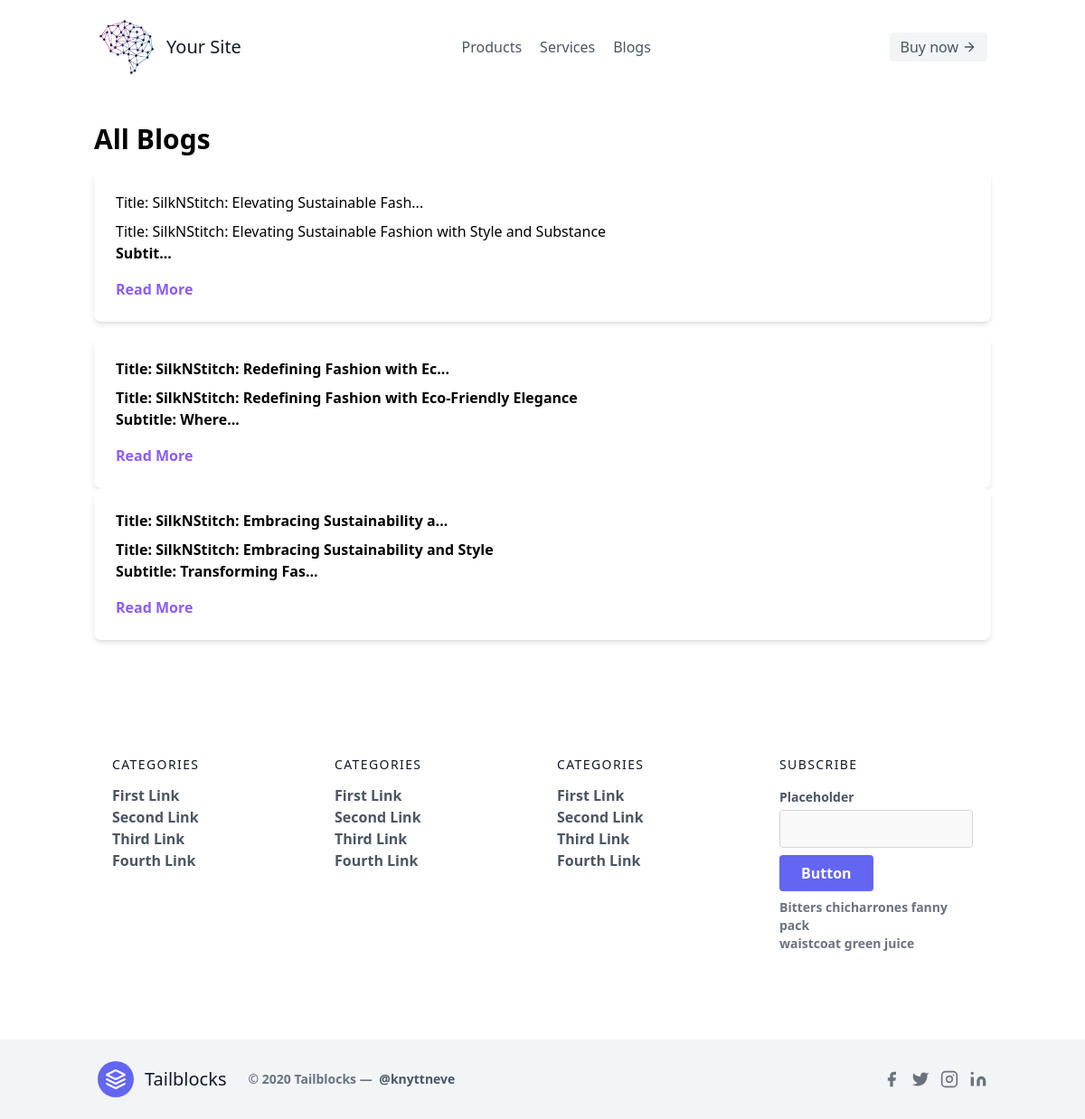
Screenshot of /blogs with the database file from the repository.
### website/models.py (models this page shows)
class VerifiedBlog(db.Model):
    id = db.Column(db.Integer, primary_key=True)
    content = db.Column(db.Text, nullable=False)

### website/views.py (the view)
@views.route('/blogs', methods=['GET'])
def list_blogs():
    blogs = VerifiedBlog.query.all()
    sanitized_blogs = [clean(blog.content, tags=['p', 'a', 'b', 'i', 'u'], attributes={'a': ['href']}) for blog in blogs]
    return render_template('preview_blogs.html',blogs=blogs)

### website/templates/preview_blogs.html
{% extends "preview.html" %} {% block title %}All Blogs{% endblock %} {% block
content %}
<div class="container mx-auto p-4">
  <h1 class="text-3xl font-bold mb-4">All Blogs</h1>
  <div class="flex flex-col space-y-4">
    {% for blog in blogs %}
    <div
      class="bg-white shadow-md rounded-lg p-6 hover:shadow-lg transition-shadow duration-300"
    >
      <h2 class="text-xl font-semibold text-gray-900">
        {{ blog.content[:50] | safe }}...
      </h2>
      <p class="mt-2 text-gray-700">{{ blog.content[:100] | safe }}...</p>
      <a
        href="{{ url_for('views.view_blog', blog_id=blog.id) }}"
        class="text-violet-500 hover:underline mt-4 inline-block"
        >Read More</a
      >
    </div>
    {% endfor %}
  </div>
</div>
{% endblock %}

### website/templates/preview.html (shortened to what this page needs)
<!DOCTYPE html>
<html lang="en">
  <head>
    <link rel="stylesheet" href="../static/css/main.css" />
  </head>
  <body>
    <header class="text-gray-600 body-font">
      <div
        class="container mx-auto flex flex-wrap p-5 flex-col md:flex-row items-center"
      >
        <a
          class="flex title-font font-medium items-center text-gray-900 mb-4 md:mb-0"
          href="/preview_site"
        >
          <img src="../static/img/logo1.png" class="size-16" />
          <span class="ml-3 text-xl">Your Site</span>
        </a>
        <nav
          class="md:ml-auto md:mr-auto flex flex-wrap items-center text-base justify-center"
        >
          <a class="mr-5 hover:text-gray-900" href="/preview_products"
            >Products</a
          >
          <a class="mr-5 hover:text-gray-900">Services</a>
          <a class="mr-5 hover:text-gray-900" href="/blogs">Blogs</a>
        </nav>
        <button
          class="inline-flex items-center bg-gray-100 border-0 py-1 px-3 focus:outline-none hover:bg-gray-200 rounded text-base mt-4 md:mt-0"
        >
          Buy now
          <svg
            fill="none"
            stroke="currentColor"
            stroke-linecap="round"
            stroke-linejoin="round"
            stroke-width="2"
            class="w-4 h-4 ml-1"
            viewBox="0 0 24 24"
          >
            <path d="M5 12h14M12 5l7 7-7 7"></path>
          </svg>
        </button>
      </div>
    </header>
    <main class="flex-grow p-4">{% block content %}{% endblock %}</main>
    <footer class="text-gray-600 body-font">
      <div class="container px-5 py-24 mx-auto">
        <div class="flex flex-wrap md:text-left text-center order-first">
          <div class="lg:w-1/4 md:w-1/2 w-full px-4">
            <h2
              class="title-font font-medium text-gray-900 tracking-widest text-sm mb-3"
            >
              CATEGORIES
            </h2>
            <nav class="list-none mb-10">
              <li>
                <a class="text-gray-600 hover:text-gray-800">First Link</a>
              </li>
              <li>
                <a class="text-gray-600 hover:text-gray-800">Second Link</a>
              </li>
              <li>
                <a class="text-gray-600 hover:text-gray-800">Third Link</a>
              </li>
              <li>
                <a class="text-gray-600 hover:text-gray-800">Fourth Link</a>
              </li>
            </nav>
          </div>
          <div class="lg:w-1/4 md:w-1/2 w-full px-4">
            <h2
              class="title-font font-medium text-gray-900 tracking-widest text-sm mb-3"
            >
              CATEGORIES
            </h2>
            <nav class="list-none mb-10">
              <li>
                <a class="text-gray-600 hover:text-gray-800">First Link</a>
              </li>
              <li>
                <a class="text-gray-600 hover:text-gray-800">Second Link</a>
              </li>
              <li>
                <a class="text-gray-600 hover:text-gray-800">Third Link</a>
              </li>
              <li>
                <a class="text-gray-600 hover:text-gray-800">Fourth Link</a>
              </li>
            </nav>
          </div>
          <div class="lg:w-1/4 md:w-1/2 w-full px-4">
            <h2
              class="title-font font-medium text-gray-900 tracking-widest text-sm mb-3"
            >
              CATEGORIES
            </h2>
            <nav class="list-none mb-10">
              <li>
                <a class="text-gray-600 hover:text-gray-800">First Link</a>
              </li>
              <li>
                <a class="text-gray-600 hover:text-gray-800">Second Link</a>
              </li>
              <li>
                <a class="text-gray-600 hover:text-gray-800">Third Link</a>
              </li>
              <li>
                <a class="text-gray-600 hover:text-gray-800">Fourth Link</a>
              </li>
            </nav>
          </div>
          <div class="lg:w-1/4 md:w-1/2 w-full px-4">
            <h2
              class="title-font font-medium text-gray-900 tracking-widest text-sm mb-3"
            >
              SUBSCRIBE
            </h2>
            <div
              class="flex xl:flex-nowrap md:flex-nowrap lg:flex-wrap flex-wrap justify-center items-end md:justify-start"
            >
              <div class="relative w-40 sm:w-auto xl:mr-4 lg:mr-0 sm:mr-4 mr-2">
                <label
                  for="footer-field"
                  class="leading-7 text-sm text-gray-600"
                  >Placeholder</label
                >
                <input
                  type="text"
                  id="footer-field"
                  name="footer-field"
                  class="w-full bg-gray-100 bg-opacity-50 rounded border border-gray-300 focus:bg-transparent focus:ring-2 focus:ring-indigo-200 focus:border-indigo-500 text-base outline-none text-gray-700 py-1 px-3 leading-8 transition-colors duration-200 ease-in-out"
                />
              </div>
              <button
                class="lg:mt-2 xl:mt-0 flex-shrink-0 inline-flex text-white bg-indigo-500 border-0 py-2 px-6 focus:outline-none hover:bg-indigo-600 rounded"
              >
                Button
              </button>
            </div>
            <p class="text-gray-500 text-sm mt-2 md:text-left text-center">
              Bitters chicharrones fanny pack
              <br class="lg:block hidden" />waistcoat green juice
            </p>
          </div>
        </div>
      </div>
      <div class="bg-gray-100">
        <div
          class="container px-5 py-6 mx-auto flex items-center sm:flex-row flex-col"
        >
          <a
            class="flex title-font font-medium items-center md:justify-start justify-center text-gray-900"
          >
            <svg
              xmlns="http://www.w3.org/2000/svg"
              fill="none"
              stroke="currentColor"
              stroke-linecap="round"
              stroke-linejoin="round"
              stroke-width="2"
              class="w-10 h-10 text-white p-2 bg-indigo-500 rounded-full"
              viewBox="0 0 24 24"
            >
              <path
                d="M12 2L2 7l10 5 10-5-10-5zM2 17l10 5 10-5M2 12l10 5 10-5"
              ></path>
            </svg>
            <span class="ml-3 text-xl">Tailblocks</span>
          </a>
          <p class="text-sm text-gray-500 sm:ml-6 sm:mt-0 mt-4">
            © 2020 Tailblocks —
            <a
              href="https://twitter.com/knyttneve"
              rel="noopener noreferrer"
              class="text-gray-600 ml-1"
              target="_blank"
              >@knyttneve</a
            >
          </p>
          <span
            class="inline-flex sm:ml-auto sm:mt-0 mt-4 justify-center sm:justify-start"
          >
            <a class="text-gray-500">
              <svg
                fill="currentColor"
                stroke-linecap="round"
                stroke-linejoin="round"
                stroke-width="2"
                class="w-5 h-5"
                viewBox="0 0 24 24"
              >
                <path
                  d="M18 2h-3a5 5 0 00-5 5v3H7v4h3v8h4v-8h3l1-4h-4V7a1 1 0 011-1h3z"
                ></path>
              </svg>
            </a>
            <a class="ml-3 text-gray-500">
              <svg
                fill="currentColor"
                stroke-linecap="round"
                stroke-linejoin="round"
                stroke-width="2"
                class="w-5 h-5"
                viewBox="0 0 24 24"
              >
                <path
                  d="M23 3a10.9 10.9 0 01-3.14 1.53 4.48 4.48 0 00-7.86 3v1A10.66 10.66 0 013 4s-4 9 5 13a11.64 11.64 0 01-7 2c9 5 20 0 20-11.5a4.5 4.5 0 00-.08-.83A7.72 7.72 0 0023 3z"
                ></path>
              </svg>
            </a>
            <a class="ml-3 text-gray-500">
              <svg
                fill="none"
                stroke="currentColor"
                stroke-linecap="round"
                stroke-linejoin="round"
                stroke-width="2"
                class="w-5 h-5"
                viewBox="0 0 24 24"
              >
                <rect width="20" height="20" x="2" y="2" rx="5" ry="5"></rect>
                <path
                  d="M16 11.37A4 4 0 1112.63 8 4 4 0 0116 11.37zm1.5-4.87h.01"
                ></path>
              </svg>
            </a>
            <a class="ml-3 text-gray-500">
              <svg
                fill="currentColor"
                stroke="currentColor"
                stroke-linecap="round"
                stroke-linejoin="round"
                stroke-width="0"
                class="w-5 h-5"
                viewBox="0 0 24 24"
              >
                <path
                  stroke="none"
                  d="M16 8a6 6 0 016 6v7h-4v-7a2 2 0 00-2-2 2 2 0 00-2 2v7h-4v-7a6 6 0 016-6zM2 9h4v12H2z"
                ></path>
                <circle cx="4" cy="4" r="2" stroke="none"></circle>
              </svg>
            </a>
          </span>
        </div>
      </div>
    </footer>
  </body>
</html>

### rows the page displays
VerifiedBlog: content "Title: SilkNStitch: Elevating Sustainable Fash", content "Title: SilkNStitch: Elevating Sustainable Fashion with Style and Substance Subtit"
VerifiedBlog: content "Title: SilkNStitch: Redefining Fashion with Ec", content "Title: SilkNStitch: Redefining Fashion with Eco-Friendly Elegance Subtitle: Where"
VerifiedBlog: content "Title: SilkNStitch: Embracing Sustainability a", content "Title: SilkNStitch: Embracing Sustainability and Style Subtitle: Transforming Fas"
